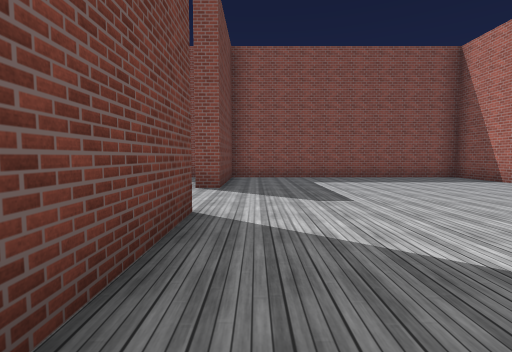
View 1 (above)

22 first-person views from a walk through a 3-D level made in the Unity game engine. The camera is 1.3 m above the floor, tilts 4° down and sees 85° across. The floor is counted in squares, 2 m on a side. Each view is taken from the middle of a square. On the plan, view 1 faces up. The plan holds only what a view shows up to about 9 squares ahead; the rest is blank. The place goes on beyond the plan. The player character is not drawn. Some surface patterns are stand-ins.

View 2
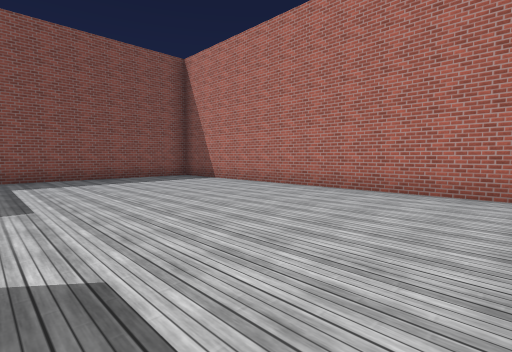

View 3
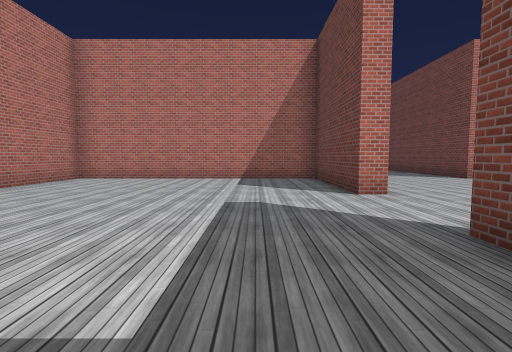

View 4
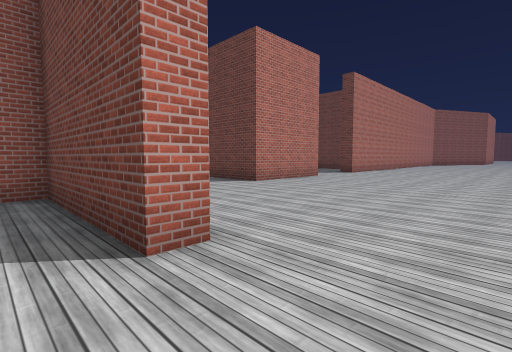

View 5
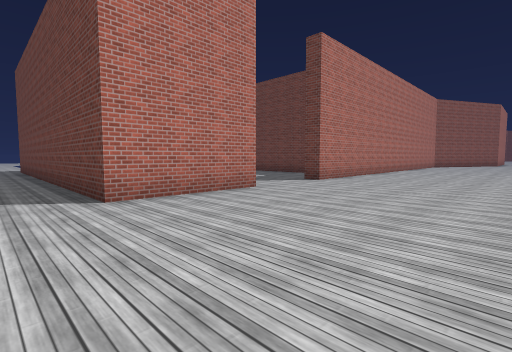

View 6
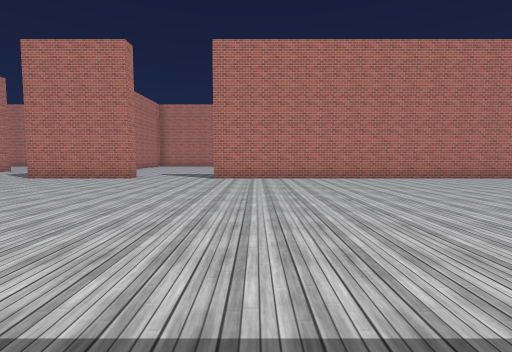

View 7
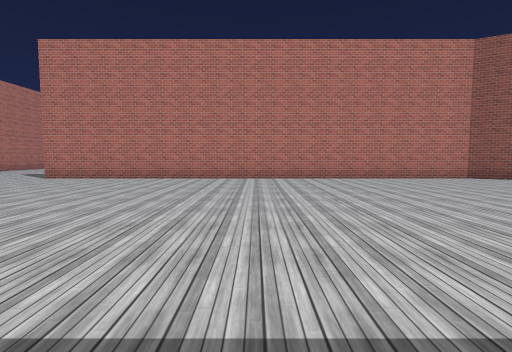

View 8
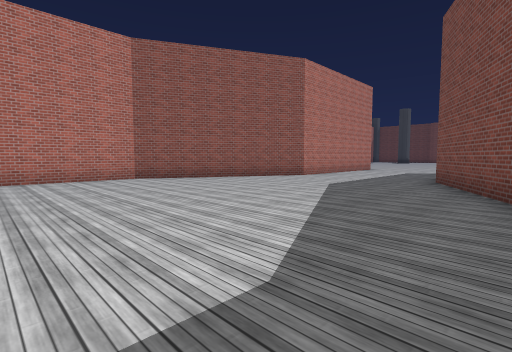

View 9
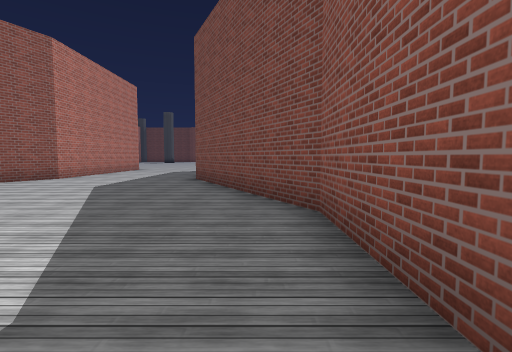

View 10
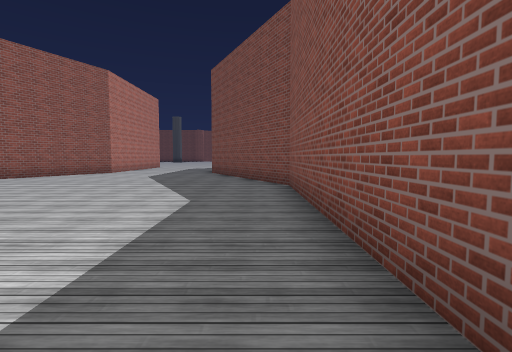

View 11
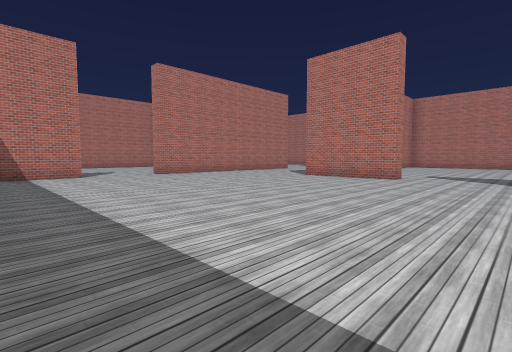

View 12
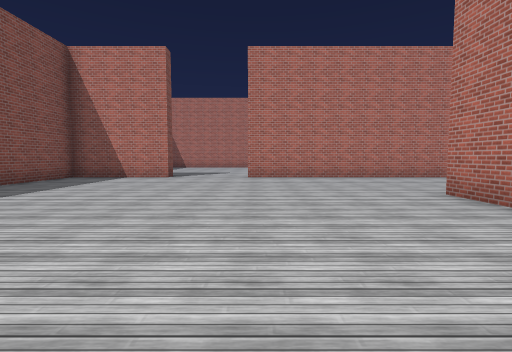

View 13
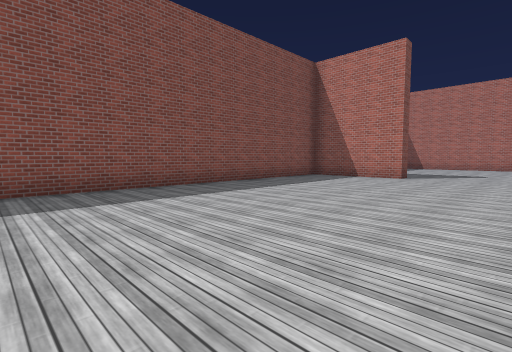

View 14
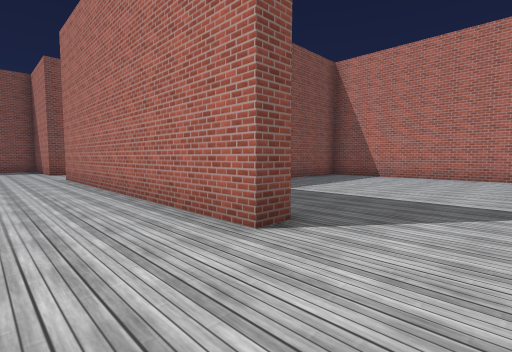

View 15
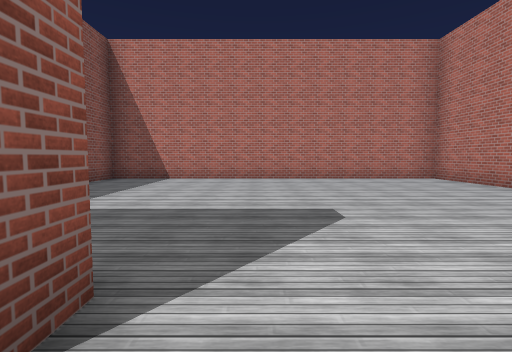

View 16
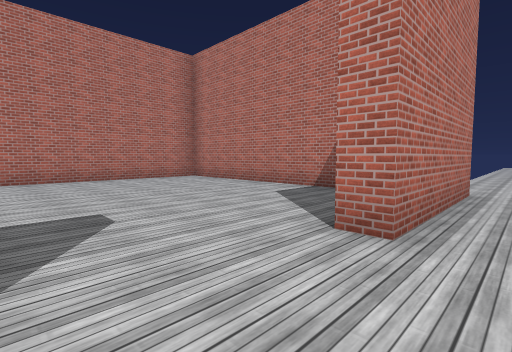

View 17
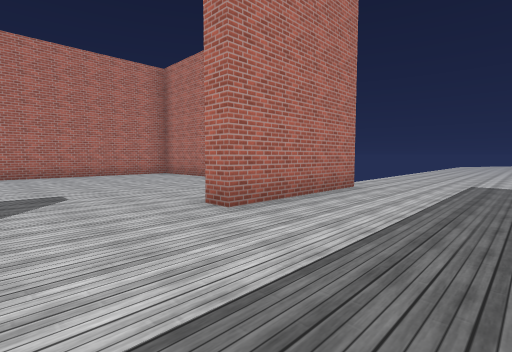

View 18
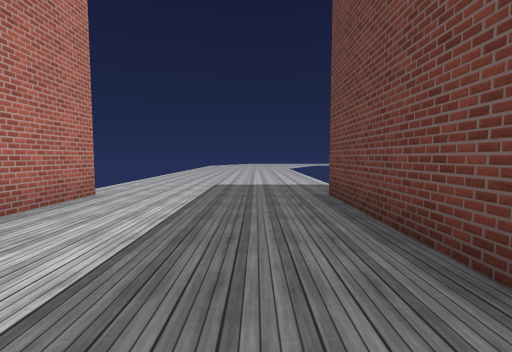

View 19
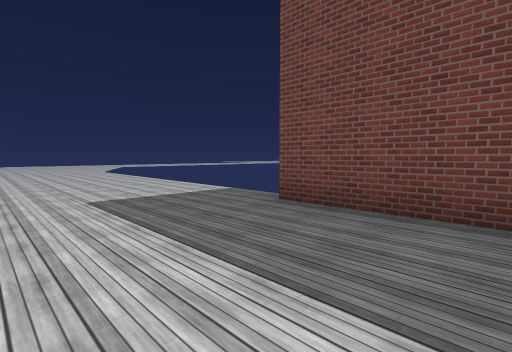

View 20
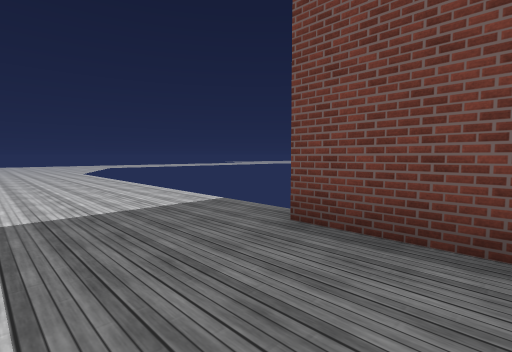

View 21
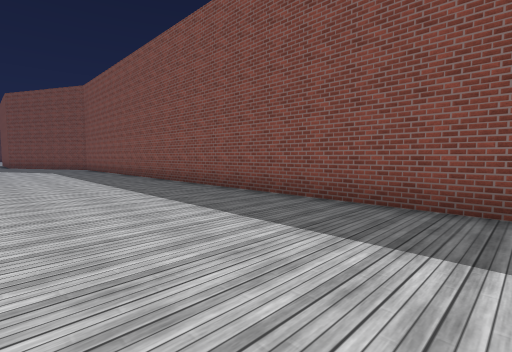

View 22
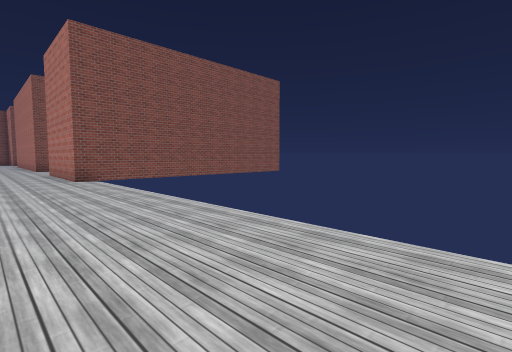

### Floor plan
Points are (right, up) in squares from view 1. A wall is a line through its corners. A room is listed if a view was taken in it or the views show most of it. See-through windows are left out.
Room 1 (views 1, 2, 3, 4)
walls: (-1.3, 3.3) (-0.7, 3.3) (-0.7, -0.2) (6.3, -0.2) (6.3, 8.8) (-0.8, 8.8); (-0.7, 8.5) (-0.7, 5.7) (-1.3, 5.7)
ways out: opening at (-1, 4.5) to room 2
Room 2 (views 5, 6, 7, 8, 9, 10, 11, 12, 13, 14, 15, 16, 17, 18, 19, 20, 21, 22)
walls: (-8.3, -0.2) (-5.3, -0.2) (-5.3, -10.8); (-0.8, -4.3) (-1.3, -4.3) (-1.3, 3.3); (-1.3, 5.7) (-1.3, 8.8) (-23.3, 8.8) (-28.2, 6.2); (0.9, -10.3) (6.3, -10.3) (6.3, -0.8) (3.7, -0.8); (1.5, -10.8) (-1.3, -10.8) (-1.3, -7.3) (-0.8, -7.3); (-29.1, 2.3) (-28.1, 2.3) (-23.2, -0.2) (-10.8, -0.2)
ways out: opening at (-1, 4.5) to room 1; opening at (-9.5, -1)

Positions as (right, up) in squares from view 1, and headings:
1: (0, 0), facing up
2: (1, 0), facing up-right
3: (1, 8), facing down
4: (0, 5), facing down-left
5: (-4, 4), facing down-left
6: (-12, 8), facing down
7: (-17, 8), facing down
8: (-20, 8), facing down-left
9: (-20, 8), facing left
10: (-17, 8), facing left
11: (-11, 8), facing down-right
12: (-10, 3), facing right
13: (-10, 3), facing up-right
14: (-3, -6), facing up-right
15: (-2, -5), facing right
16: (-2, -5), facing down-right
17: (-4, -5), facing down-right
18: (-4, -6), facing down
19: (-2, -8), facing down-left
20: (-3, -9), facing down-left
21: (-8, 5), facing up-left
22: (-3, -19), facing up-right
